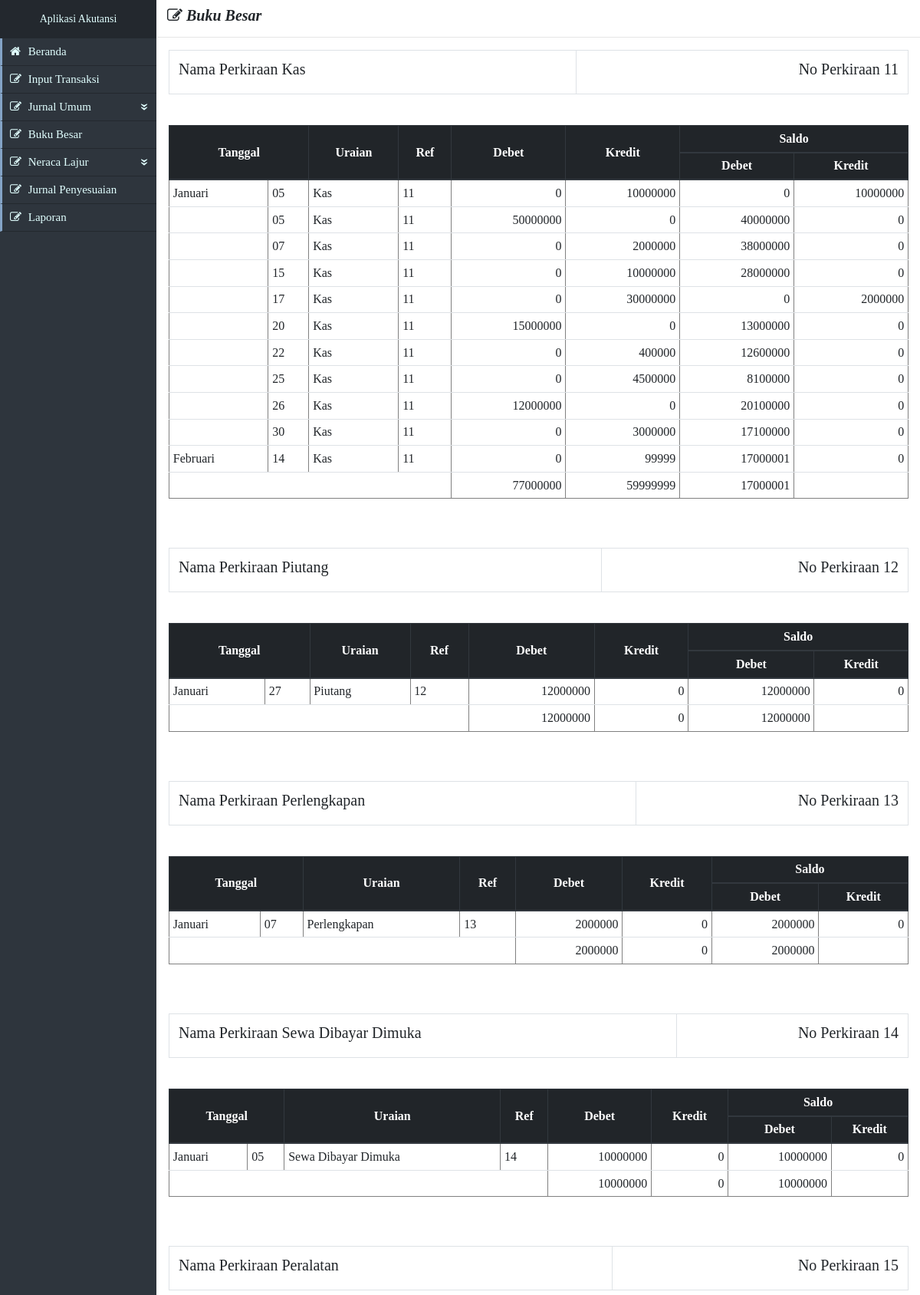
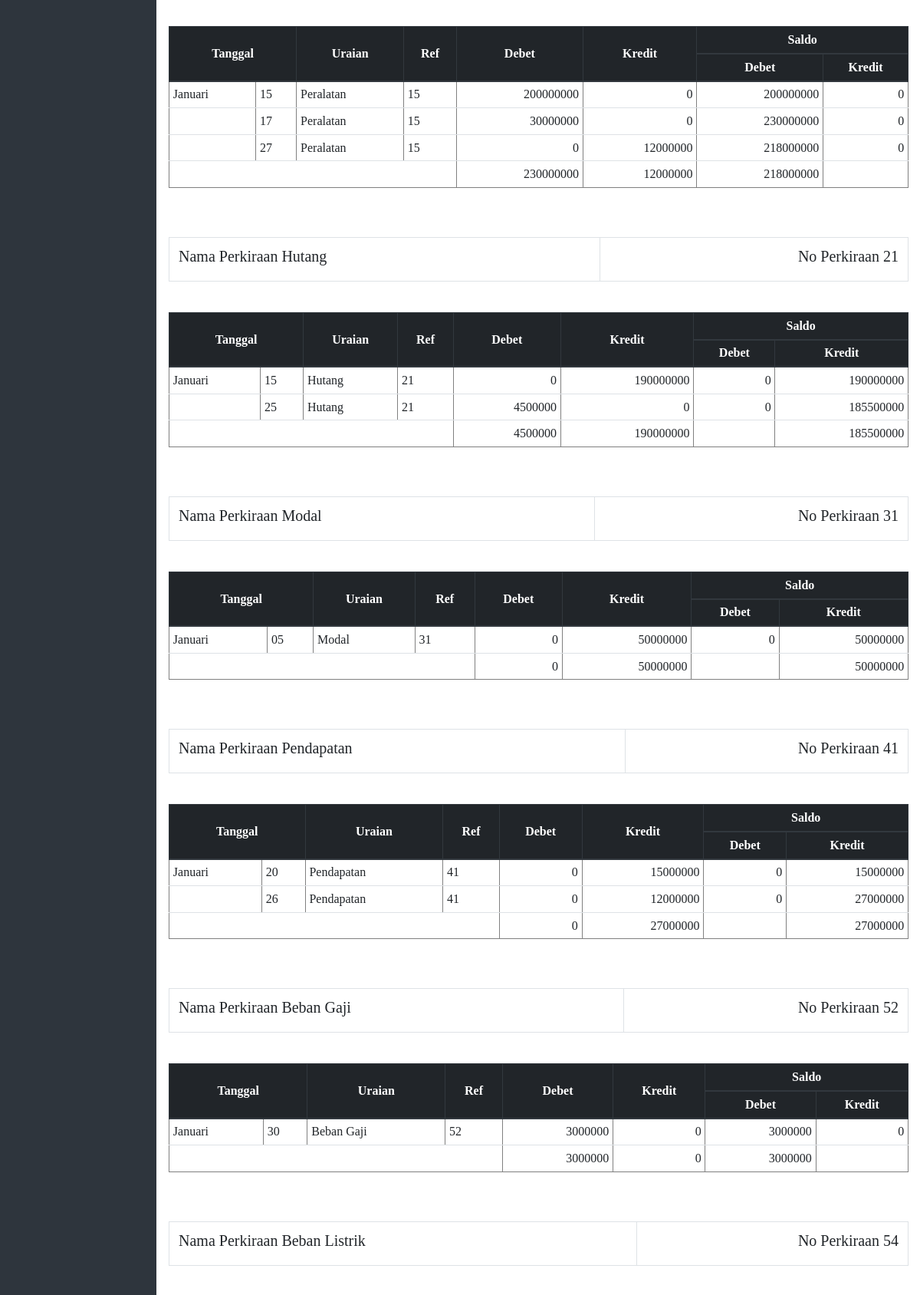
Screenshot of /public/perperiode/bukuBesar.php (upper part) with the database file from the repository (2 pictures, top to bottom).
### tables this page shows
CREATE TABLE `transaksi` (
  `no` int(10) NOT NULL,
  `kdTransaksi` int(50) DEFAULT NULL,
  `kdKhusus` varchar(100) DEFAULT NULL,
  `Tanggal` date DEFAULT NULL,
  `noRef` varchar(10) DEFAULT NULL,
  `debet` int(100) DEFAULT NULL,
  `kredit` int(100) DEFAULT NULL,
  `keterangan` varchar(100) DEFAULT NULL
);

CREATE TABLE `ketref` (
  `golAkun` varchar(50) DEFAULT NULL,
  `noRef` varchar(10) NOT NULL,
  `ketref` varchar(50) DEFAULT NULL,
  `kdUnik` varchar(50) DEFAULT NULL
);

### public/perperiode/bukuBesar.php (the view)
<?php include('../../includes/templateinput.php') ?>
		<div class="col-lg-10">
			<h5 class="ml-2 mt-2"><strong><i>&nbsp<span class="fa fa-pencil-square-o"></span> Buku Besar</i></strong></h5>
			<hr>
			<div class="container-fluid table-responsive">
                <?php
                    $periode=$_POST['periode'];
					$con = mysqli_connect("localhost","root","","akutansiAuto");
			        if (mysqli_connect_errno()){
			            echo "Koneksi database gagal : " . mysqli_connect_error();
			        } else {
			        $query = mysqli_query($con,"select*from transaksi inner join ketref on ketref.noRef = transaksi.noRef where tanggal like '$periode%' order by ketref.noRef, transaksi.tanggal");
			        $query1 = mysqli_query($con,"select*from transaksi inner join ketref on ketref.noRef = transaksi.noRef where (ketref.noRef <> 19 and ketref.noRef <> 57) and tanggal like '$periode%' group by ketref order by transaksi.noRef");
					if(mysqli_num_rows($query1)>0){
						while ($data1=mysqli_fetch_array($query1)) {
							$saldo=0;
							$param=0;
							echo nl2br("<table class='table table-bordered'><tr><td><h5>Nama Perkiraan ".$data1['ketref']."</h5></td><td><h5 class='text-right'>No Perkiraan ".$data1['noRef']."</h5></td></tr></table>\n");
							?>
							<table border="1" class="table table-sm">
							<thead class="thead-dark text-center ">
								<tr >
									<th colspan="2" rowspan="2" class="align-middle">Tanggal</th>
									<th rowspan="2" class="align-middle">Uraian</th>
									<th rowspan="2" class="align-middle">Ref</th>
									<th rowspan="2" class="align-middle">Debet</th>
									<th rowspan="2" class="align-middle">Kredit</th>
									<th colspan="2">Saldo</th>
								</tr>
								<tr>
									<th >Debet</th>
									<th >Kredit </th>
								</tr>
							</thead>
							<?php
							$totD=0;
							$totK=0;
							$totS=0;
							foreach ($query as $data) {
								if ($data['noRef']==$data1['noRef']) {
								?>
									<tr>
										<td>
											<?php
												$tanggal1=$data["Tanggal"];
												$bln=substr($tanggal1,5,2);
												if ($bln=='01' or $bln=='1' ) {
													$bulan='Januari';
												} elseif ($bln=='02' or $bln=='2' ) {
													$bulan='Februari';
												} elseif ($bln=='03' or $bln=='3' ) {
													$bulan='Maret';
												} elseif ($bln=='04' or $bln=='4' ) {
													$bulan='April';
												} elseif ($bln=='05' or $bln=='5' ) {
													$bulan='Mei';
												} elseif ($bln=='06' or $bln=='6' ) {
													$bulan='Juni';
												} elseif ($bln=='07' or $bln=='7' ) {
													$bulan='Juli';
												} elseif ($bln=='08' or $bln=='8' ) {
													$bulan='Agustus';
												} elseif ($bln=='09' or $bln=='9' ) {
													$bulan='September';
												} elseif ($bln=='10' or $bln=='10' ) {
													$bulan='Oktober';
												} elseif ($bln=='11' or $bln=='11' ) {
													$bulan='November';
												} elseif ($bln=='12' or $bln=='12' ) {
													$bulan='Desember';
												}
												if ($param!=$bln) {
													echo $bulan;
												}
												$param=$bln;
											?>
										</td>
										<td>
											<?php
												$tanggal=substr($tanggal1,8,2);
												echo $tanggal;
											?>
										</td>
										<td><?php echo $data["ketref"]; ?></td>
										<td><?php echo $data["noRef"]; ?></td>
										<td class="text-right"><?php echo $data["debet"]; $totD=$totD+$data["debet"]; ?></td>
										<td class="text-right"><?php echo $data["kredit"];$totK=$totK+$data["kredit"]; ?></td>
										<td class="text-right">
											<?php
												$d=$data["debet"];
												$k=$data["kredit"];
												if ($d!=0) {
													$saldo=$saldo+$d;
													$totS=$saldo;
												} else {
													$saldo=$saldo-$k;
													$totS=$saldo;
												}
												if ($saldo>0) {
													echo $saldo;
												} else {
													echo '0';
												}
											?>
										</td>
										<td class="text-right">
											<?php
												if ($saldo<0) {
													echo substr($saldo, 1);
												} else {
													echo '0';
												}
											?>
										</td>
									</tr>
								<?php
								}
							}
							?>
								<tr class="text-right">
									<td colspan="4"></td>
									<td>
										<?php
											echo $totD;
										?>
									</td>
									<td><?php
											echo $totK;
										?>
									</td>
									<td>
										<?php
										if ($totS>0) {
											echo $totS;
										}
										?>
									</td>
									<td>
										<?php
										if ($totS<0) {
											echo substr($totS,1);
										}
										?>
									</td>
								</tr>
							</table><br><br>
							<?php
						}
					}
			    }
				?>
			</div>
		</div>
	</div>
</body>
</html>

### assets/css/style.css (style rules this page uses)
* { margin: 0px;padding:0px;font-family: calibri; }
body { margin: 0px; padding: 0px; }

### rows the page displays
transaksi: noRef.noRef "Nama Perkiraan Kas No Perkiraan 11", Tanggal "05", noRef.ketref "Kas", noRef.noRef "11", debet "50000000", kredit "0", saldo "40000000", totD "77000000", totK "59999999", totS "17000001"
transaksi: Tanggal "Januari", Tanggal "05", noRef.ketref "Kas", noRef.noRef "11", debet "0", kredit "10000000", saldo "10000000"
transaksi: Tanggal "07", noRef.ketref "Kas", noRef.noRef "11", debet "0", kredit "2000000", saldo "38000000"
transaksi: Tanggal "15", noRef.ketref "Kas", noRef.noRef "11", debet "0", kredit "10000000", saldo "28000000"
transaksi: Tanggal "17", noRef.ketref "Kas", noRef.noRef "11", debet "0", kredit "30000000", saldo "2000000"
transaksi: Tanggal "20", noRef.ketref "Kas", noRef.noRef "11", debet "15000000", kredit "0", saldo "13000000"
transaksi: Tanggal "22", noRef.ketref "Kas", noRef.noRef "11", debet "0", kredit "400000", saldo "12600000"
transaksi: Tanggal "25", noRef.ketref "Kas", noRef.noRef "11", debet "0", kredit "4500000", saldo "8100000"
transaksi: Tanggal "26", noRef.ketref "Kas", noRef.noRef "11", debet "12000000", kredit "0", saldo "20100000"
transaksi: Tanggal "30", noRef.ketref "Kas", noRef.noRef "11", debet "0", kredit "3000000", saldo "17100000"
transaksi: Tanggal "Februari", Tanggal "14", noRef.ketref "Kas", noRef.noRef "11", debet "0", kredit "99999", saldo "17000001"
transaksi: noRef.noRef "Nama Perkiraan Piutang No Perkiraan 12", Tanggal "Januari", Tanggal "27", noRef.ketref "Piutang", noRef.noRef "12", debet "12000000", kredit "0", saldo "12000000", totD "12000000", totK "0", totS "12000000"
transaksi: noRef.noRef "Nama Perkiraan Perlengkapan No Perkiraan 13", Tanggal "Januari", Tanggal "07", noRef.ketref "Perlengkapan", noRef.noRef "13", debet "2000000", kredit "0", saldo "2000000", totD "2000000", totK "0", totS "2000000"
transaksi: noRef.noRef "Nama Perkiraan Sewa Dibayar Dimuka No Perkiraan 14", Tanggal "Januari", Tanggal "05", noRef.ketref "Sewa Dibayar Dimuka", noRef.noRef "14", debet "10000000", kredit "0", saldo "10000000", totD "10000000", totK "0", totS "10000000"
transaksi: noRef.noRef "Nama Perkiraan Peralatan No Perkiraan 15", Tanggal "Januari", Tanggal "15", noRef.ketref "Peralatan", noRef.noRef "15", debet "200000000", kredit "0", saldo "200000000", totD "230000000", totK "12000000", totS "218000000"
transaksi: Tanggal "17", noRef.ketref "Peralatan", noRef.noRef "15", debet "30000000", kredit "0", saldo "230000000"
transaksi: Tanggal "27", noRef.ketref "Peralatan", noRef.noRef "15", debet "0", kredit "12000000", saldo "218000000"
transaksi: noRef.noRef "Nama Perkiraan Hutang No Perkiraan 21", Tanggal "Januari", Tanggal "15", noRef.ketref "Hutang", noRef.noRef "21", debet "0", kredit "190000000", saldo "190000000", totD "4500000", totK "190000000", totS "185500000"
transaksi: Tanggal "25", noRef.ketref "Hutang", noRef.noRef "21", debet "4500000", kredit "0", saldo "185500000"
transaksi: noRef.noRef "Nama Perkiraan Modal No Perkiraan 31", Tanggal "Januari", Tanggal "05", noRef.ketref "Modal", noRef.noRef "31", debet "0", kredit "50000000", saldo "50000000", totD "0", totK "50000000", totS "50000000"
transaksi: noRef.noRef "Nama Perkiraan Pendapatan No Perkiraan 41", Tanggal "Januari", Tanggal "20", noRef.ketref "Pendapatan", noRef.noRef "41", debet "0", kredit "15000000", saldo "15000000", totD "0", totK "27000000", totS "27000000"
transaksi: Tanggal "26", noRef.ketref "Pendapatan", noRef.noRef "41", debet "0", kredit "12000000", saldo "27000000"
transaksi: noRef.noRef "Nama Perkiraan Beban Gaji No Perkiraan 52", Tanggal "Januari", Tanggal "30", noRef.ketref "Beban Gaji", noRef.noRef "52", debet "3000000", kredit "0", saldo "3000000", totD "3000000", totK "0", totS "3000000"
transaksi: noRef.noRef "Nama Perkiraan Beban Listrik No Perkiraan 54"
